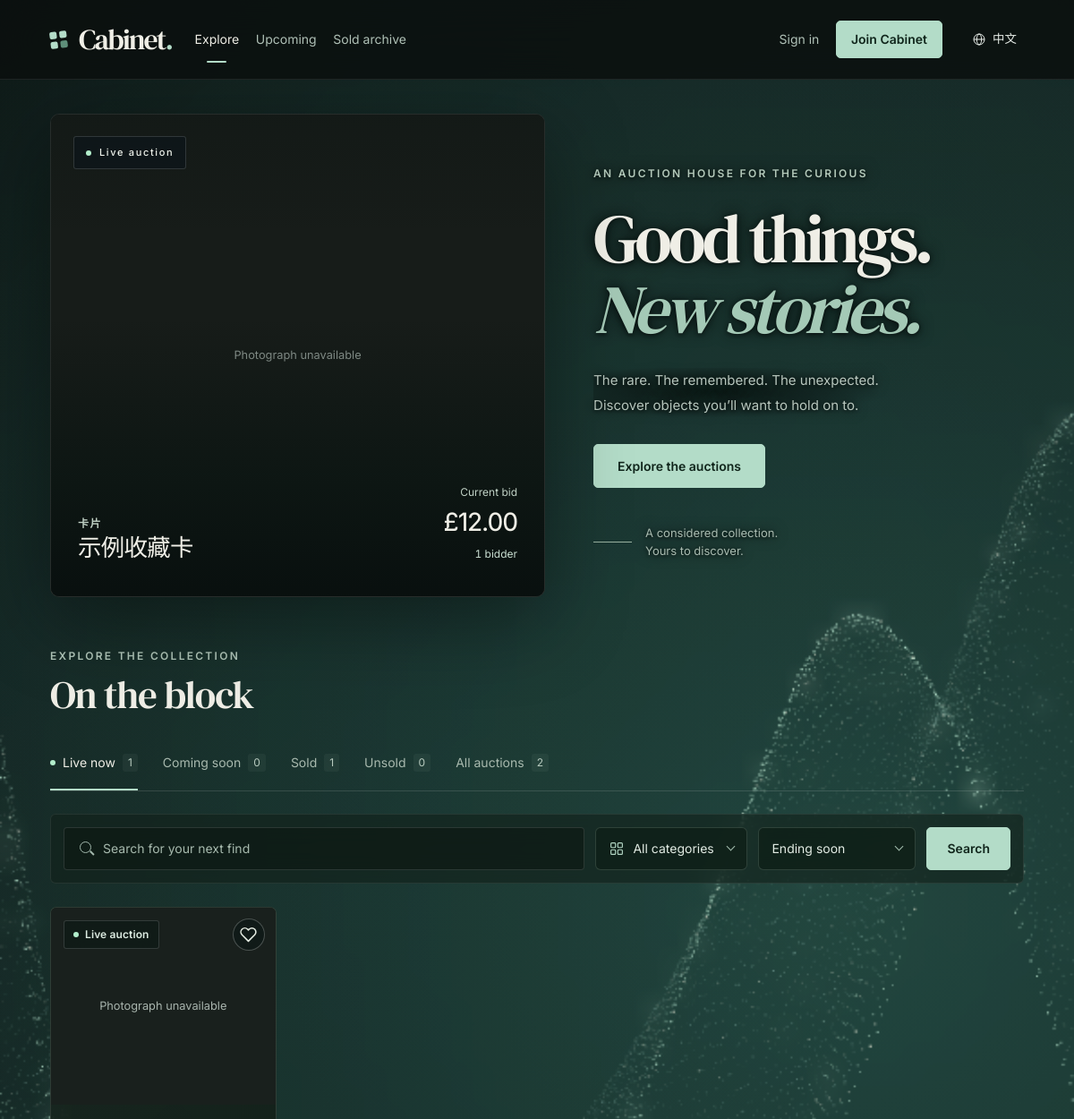
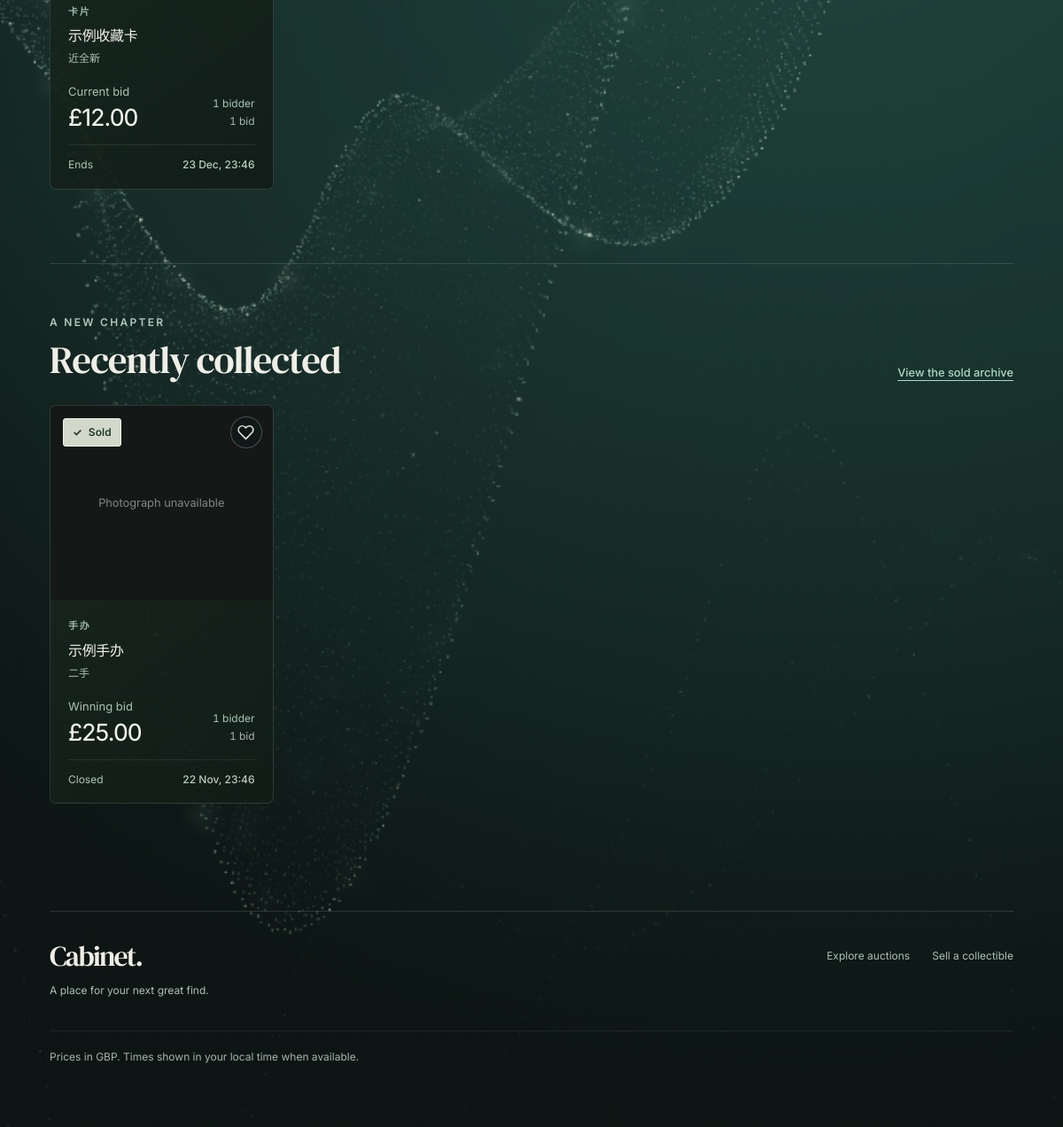
The page / on the database its author committed (2 pictures, top to bottom).
### tables this page shows
CREATE TABLE auctions (
 auction_id INT UNSIGNED AUTO_INCREMENT PRIMARY KEY,
 item_id INT UNSIGNED NOT NULL,
 starting_price DECIMAL(10,2) NOT NULL,
 reserve_price DECIMAL(10,2) NULL,
 minimum_increment DECIMAL(10,2) NOT NULL,
 start_time DATETIME NOT NULL,
 end_time DATETIME NOT NULL,
 status VARCHAR(20) NOT NULL DEFAULT 'scheduled',
 created_at DATETIME NOT NULL DEFAULT CURRENT_TIMESTAMP,
 FOREIGN KEY (item_id) REFERENCES items(item_id),
 INDEX idx_auction_status_end (status, end_time)
);

CREATE TABLE categories (
 category_id INT UNSIGNED AUTO_INCREMENT PRIMARY KEY,
 category_name VARCHAR(100) NOT NULL UNIQUE
);

CREATE TABLE items (
 item_id INT UNSIGNED AUTO_INCREMENT PRIMARY KEY,
 seller_id INT UNSIGNED NOT NULL,
 category_id INT UNSIGNED NOT NULL,
 title VARCHAR(200) NOT NULL,
 description TEXT NOT NULL,
 item_condition VARCHAR(100) NOT NULL,
 created_at DATETIME NOT NULL DEFAULT CURRENT_TIMESTAMP,
 updated_at DATETIME NOT NULL DEFAULT CURRENT_TIMESTAMP ON UPDATE CURRENT_TIMESTAMP,
 FOREIGN KEY (seller_id) REFERENCES users(user_id),
 FOREIGN KEY (category_id) REFERENCES categories(category_id)
);

### src/views.php (the view, shortened to what the rows shown need)
<?php
require_once __DIR__ . '/spotlight.php';
    ?><?php
function view_date(?string $value, bool $short = false): string
{
    try {
        $date = new DateTimeImmutable($value, new DateTimeZone('UTC'));
        return '<time datetime="' . e($date->format(DateTimeInterface::ATOM)) . '">' . e($date->format(locale_code() === 'zh-CN' ? ($short ? 'n月j日 H:i' : 'Y年n月j日 H:i') : ($short ? 'j M, H:i' : 'j M Y, H:i'))) . ' UTC</time>';
    } catch (Exception $exception) {
        return e($value);
    }
}
function view_image(array $auction, string $class = '', bool $eager = false): void
{
    $path = (string)($auction['image_path'] ?? '');
    if ($path !== '') {
        echo '<img class="' . e($class) . '" src="' . e($path) . '" alt="' . e(isset($auction['title']) ? item_text($auction, 'title') : t('Auction photograph')) . '" loading="' . ($eager ? 'eager' : 'lazy') . '">';
    } else {
        echo '<div class="no-image ' . e($class) . '">
<span>' . e(t('Photograph unavailable')) . '</span>
</div>';
    }
}
function view_status(string $status): string
{
    return t(match ($status) {
        'active' => 'Live auction',
        'scheduled' => 'Upcoming',
        'completed' => 'Sold',
        'unsold' => 'Ended · unsold',
        'cancelled' => dashboard_text('Withdrawn'),
        'pending' => 'Pending',
        'paid', 'paid_demo' => 'Demo payment recorded',
        'shipped' => 'Dispatched',
        'delivered', 'received' => 'Received',
        default => ucfirst(str_replace('_', ' ', $status)),
    });
}
function view_heart_icon(): void
{
    ?>
    <svg class="heart-icon action-icon" viewBox="0 0 24 24" width="21" height="21" aria-hidden="true" focusable="false">
      <circle class="heart-ripple" cx="12" cy="12" r="9"/>
      <path class="heart-shape" d="M20.1 5.7a5 5 0 0 0-7.1 0l-1 1-1-1a5 5 0 0 0-7.1 7.1L12 21l8.1-8.2a5 5 0 0 0 0-7.1Z"/>
    </svg>
    <?php
}
    ?>
    <?php
function view_watch_control(array $auction, ?array $user, string $returnTo, bool $compact = true): void
{
    $id = (int)$auction['auction_id'];
    if (!$user) {
        if ($compact) { ?>
        <a class="watch-form watch-button" href="<?= e(url('login', ['next' => url('detail', ['id' => $id])])) ?>" aria-label="<?= e(t('Sign in to save this auction')) ?>"><?php view_heart_icon(); ?></a>
        <?php }
        return;
    }
    ?>
    <?php
}
    ?>
    <?php
function view_auction_card(array $auction, ?array $user, ?string $returnTo = null): void
{
    $id = (int)$auction['auction_id'];
    $detail = url('detail', ['id' => $id]);
    $status = (string)($auction['status'] ?? 'active');
    ?>
<article class="auction-card" data-status="<?= e($status) ?>" data-lot="<?= $id ?>">
  <div class="card-image-wrap">
    <a href="<?= e($detail) ?>" class="card-image-link" tabindex="-1" aria-hidden="true">
    </a>
    <span class="auction-status <?= $status === 'active' ? 'is-live' : '' ?>" data-state="<?= e($status) ?>">
      <?= e(view_status($status)) ?>
    </span>
    <?php view_watch_control($auction, $user, $returnTo ?? language_url()); ?>
  </div>
  <div class="card-content">
    <p class="eyebrow">
      <?= e(ui_text($auction['category_name'] ?? 'Collectibles')) ?>
    </p>
    <h3>
      <a href="<?= e($detail) ?>">
        <?= e(item_text($auction, 'title')) ?>
      </a>
    </h3>
    <p class="card-condition">
      <?= e(ui_text($auction['item_condition'] ?? '')) ?>
    </p>
    <div class="card-price-line">
      <div>
        <span class="meta-label" data-lot-price-label>
          <?= e(lot_price_label($status, (int)($auction['bid_count'] ?? 0))) ?>
        </span>
        <strong data-lot-price>
          <?= e(money($auction['current_price'] ?? $auction['starting_price'])) ?>
        </strong>
      </div>
      <span class="card-bid-count">
        <span data-lot-bidders><?= e(lot_count_text((int)($auction['bidder_count'] ?? 0), 'bidder')) ?></span>
        <span data-lot-bids><?= e(lot_count_text((int)($auction['bid_count'] ?? 0), 'bid')) ?></span>
      </span>
    </div>
    <?php if ($status !== 'cancelled'): ?>
    <div class="card-end">
      <span>
        <?= e(t($status === 'scheduled' ? 'Opens' : ($status === 'active' ? 'Ends' : 'Closed'))) ?>
      </span>
      <?= view_date(($status === 'scheduled' ? $auction['start_time'] : $auction['end_time']) ?? null, true) ?>
    </div>
    <?php endif; ?>
  </div>
</article>
<?php
}
    ?>
    <?php
function render_page(string $page, array $context): void
{
    $user = $context['user'] ?? null;
    $data = $context['data'] ?? [];
    ?>
<!doctype html>
<html lang="<?= e(locale_code()) ?>">
  <head>
    <link rel="stylesheet" href="assets/style.css?v=2">
    <link rel="stylesheet" href="assets/gallery.css?v=10">
    <link rel="stylesheet" href="assets/action-motion.css?v=1">
    <link rel="stylesheet" href="assets/spotlight.css?v=3">
    <link rel="stylesheet" href="assets/language.css?v=1">
    <link rel="stylesheet" href="assets/dashboard.css?v=4">
    <link rel="stylesheet" href="assets/category-icons.css?v=1">
    <link rel="stylesheet" href="assets/select-menu.css?v=1">
  </head>
  <body class="page-<?= e($page) ?>" data-ui-labels="<?= e(json_encode(client_labels(), JSON_UNESCAPED_UNICODE | JSON_THROW_ON_ERROR)) ?>">
    <main id="main" class="main-shell">
      <?php
      switch ($page) {
          case 'catalog': view_catalog($data, $user); break;
      }
      ?>
    </main>
  </body>
</html>
<?php
}
function view_catalog(array $data, ?array $user): void
{
    $auctions = $data['auctions'] ?? [];
    $filters = $data['filters'] ?? [];
    $status = $filters['status'] ?? 'active';
    $query = trim((string)($filters['q'] ?? ''));
    $hasSearchFilters = $query !== '' || !empty($filters['category']);
    $hasFilters = $hasSearchFilters || $status !== 'active';
    $featured = $hasFilters ? [] : spotlight_lots($auctions);
    ?>
<?php if ($featured): ?>
<section class="catalog-hero" aria-labelledby="hero-title">
  <div class="hero-copy">
    <h1 id="hero-title">
      <?= e(t('Good things.')) ?>
      <br>
      <em>
        <?= e(t('New stories.')) ?>
      </em>
    </h1>
  </div>
  <?php view_spotlight($featured); ?>
</section>
<?php endif; ?>
<section id="auctions" class="auction-section" aria-labelledby="auction-title">
  <div class="section-heading">
    <div>
      <h2 id="auction-title">
        <?= e(t($status === 'completed' ? 'Objects, collected.' : ($status === 'scheduled' ? 'Worth the wait.' : ($status === 'unsold' ? 'The auction archive.' : ($hasFilters ? 'Your discoveries' : 'On the block'))))) ?>
      </h2>
    </div>
  </div>
  <?php if ($auctions): ?>
  <div class="auction-grid">
    <?php foreach ($auctions as $auction) { view_auction_card($auction, $user); } ?>
  </div>
  <?php else: view_empty('No finds just yet.', 'Try another search or choose a different category.', url(), 'View all auctions'); endif; ?>
</section>
<?php if (!empty($data['recently_sold'])): ?>
<section class="auction-section archive-section" aria-labelledby="archive-title">
  <div class="section-heading">
    <div><p class="eyebrow"><?= e(t('A new chapter')) ?></p><h2 id="archive-title"><?= e(t('Recently collected')) ?></h2></div>
  </div>
  <div class="auction-grid">
    <?php foreach ($data['recently_sold'] as $auction) { view_auction_card($auction, $user); } ?>
  </div>
</section>
<?php endif; ?>
<?php
}
    ?>

### src/spotlight.php (shortened to what the rows shown need)
<?php
function spotlight_lots(array $auctions): array
{
    $photographed = array_filter($auctions, static fn(array $lot): bool => !empty($lot['image_path']));
    $pool = array_values($photographed ?: $auctions);
    $order = array_flip(['Cameras', 'Phones', 'Computers', 'Watches', 'Records']);
    usort($pool, static function (array $left, array $right) use ($order): int {
        return [$order[$left['category_name']] ?? 100, (int)$left['auction_id']]
            <=> [$order[$right['category_name']] ?? 100, (int)$right['auction_id']];
    });
    $first = [];
    $remaining = [];
    foreach ($pool as $lot) {
        $category = (string)$lot['category_name'];
        if (isset($first[$category])) {
            $remaining[] = $lot;
        } else {
            $first[$category] = $lot;
        }
    }
    return array_slice(array_merge(array_values($first), $remaining), 0, 5);
}
function lot_price_label(string $status, int $bids): string
{
    return match ($status) {
        'completed' => t('Winning bid'),
        'unsold' => $bids ? t('Highest bid') : t('Starting price · no bids'),
        default => $bids ? t('Current bid') : t('Starting bid'),
    };
}
function lot_count_text(int $count, string $metric): string
{
    if ($metric === 'bidder') {
        return t($count === 1 ? '{count} bidder' : '{count} bidders', ['count' => $count]);
    }
    return t($count === 1 ? '{count} bid' : '{count} bids', ['count' => $count]);
}
function view_spotlight(array $lots): void
{
    ?>
    <section class="hero-object spotlight" data-spotlight aria-label="<?= e(t('Featured auctions')) ?>">
      <div class="spotlight-stage">
        <?php foreach ($lots as $index => $lot): ?>
        <a class="spotlight-slide" href="<?= e(url('detail', ['id' => $lot['auction_id']])) ?>"
           data-lot="<?= (int)$lot['auction_id'] ?>" data-status="<?= e($lot['status']) ?>"
           data-slide-title="<?= e(item_text($lot, 'title')) ?>" <?= $index ? 'hidden inert' : '' ?>>
          <?php view_image($lot, 'hero-image', $index === 0); ?>
          <div class="hero-object-caption">
            <div class="spotlight-identity">
              <span class="eyebrow"><?= e(ui_text($lot['category_name'])) ?></span>
              <h2><?= e(item_text($lot, 'title')) ?></h2>
            </div>
            <div class="hero-object-price">
              <span data-lot-price-label><?= e(lot_price_label($lot['status'], (int)$lot['bid_count'])) ?></span>
              <strong data-lot-price><?= e(money($lot['current_price'])) ?></strong>
              <span class="spotlight-bidders" data-lot-bidders><?= e(lot_count_text((int)$lot['bidder_count'], 'bidder')) ?></span>
            </div>
          </div>
        </a>
        <?php endforeach; ?>
      </div>
    </section>
    <?php
}

### rows shown on the page
auctions: categories.category_name "卡片", item.title "示例收藏卡", bid_count "Current bid", current_price "£12.00", bidder_count "1 bidder", status "Live auction", item.item_condition "近全新", starting_price "£12.00", bid_count "1 bid", status "Ends"
auctions: status "Sold", categories.category_name "手办", item.title "示例手办", item.item_condition "二手", bid_count "Winning bid", starting_price "£25.00", bidder_count "1 bidder", bid_count "1 bid", status "Closed"

### other values the page prints
t($label) "Explore"
t($label) "Upcoming"
t($label) "Sold archive"
t('Sign in') "Sign in"
t('Join Cabinet') "Join Cabinet"
t('An auction house for the curious') "AN AUCTION HOUSE FOR THE CURIOUS"
t('Good things.') "Good things."
t('New stories.') "New stories."
t('The rare. The remembered. The unexpected.') "The rare. The remembered. The unexpected."
t('Discover objects you’ll want to hold on to.') "Discover objects you’ll want to hold on to."
t('Explore the auctions') "Explore the auctions"
t('A considered collection.') "A considered collection."
t('Yours to discover.') "Yours to discover."
t('Explore the collection') "EXPLORE THE COLLECTION"
t($label) "Live now"
